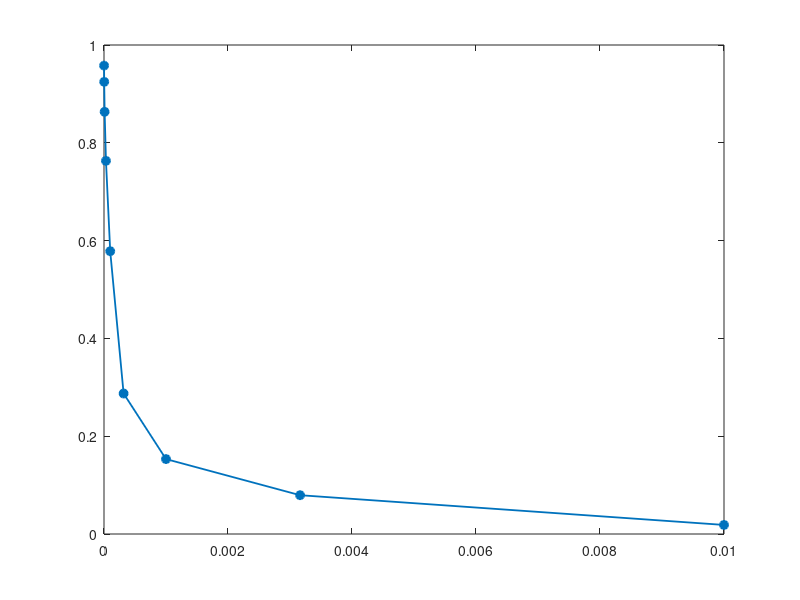

The MATLAB source for this figure: (Note: this script raises an error after producing the figure.)
function fig_val2_chaos()
% FIG (validation 2)  Chaotic-layer gate, cf. Paul Fig. 3.
%   V_PD rises 0 -> 1 as kperp decreases; the transition tracks the
%   quasilinear D_QL (dotted verticals).
%   Data: validation2_paul.mat  kperp(9x1), V_PD(9x3), S[2;2.83;4],
%   D_QL(3x1), kperp_trans(3x1).

S = load('validation2_paul.mat');
col = lines(3);
f = figure('Color','w','Position',[100 100 560 430]);
hold on; box on;
for j=1:3
    plot(S.kperp, S.V_PD(:,j), '-o', 'Color',col(j,:), 'MarkerFaceColor',col(j,:), ...
         'LineWidth',1.3, 'DisplayName',sprintf('S = %.2f',S.S(j)));
    xline(S.D_QL(j), ':', 'Color',col(j,:), 'LineWidth',1.2, 'HandleVisibility','off');
end
yline(0.5,'k--','LineWidth',0.6,'HandleVisibility','off');
set(gca,'XScale','log','XDir','reverse','FontSize',10);
xlabel('\kappa_\perp');
ylabel('V_{PD}');
title('Validation 2: chaotic-layer transition \propto D_{QL} (dotted)');
legend('Location','northwest'); grid on;
print(f, 'fig_val2_chaos.png', '-dpng', '-r300');
fprintf('wrote fig_val2_chaos.png\n');
end
